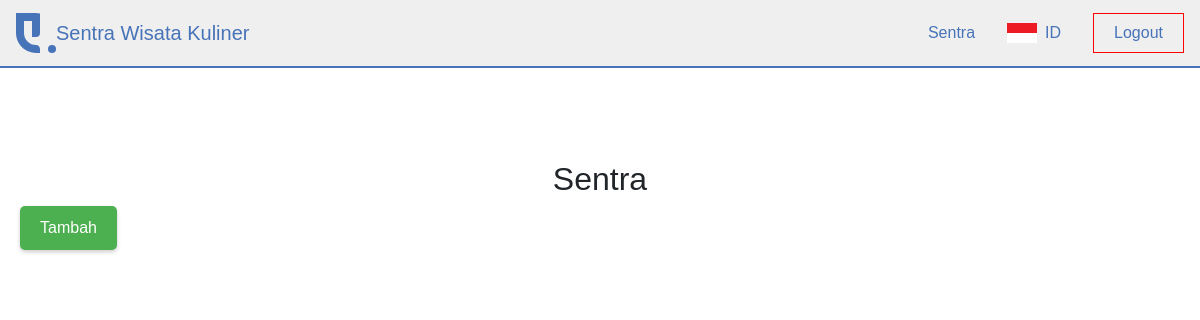
The app's page /index.php (signed in), older data.
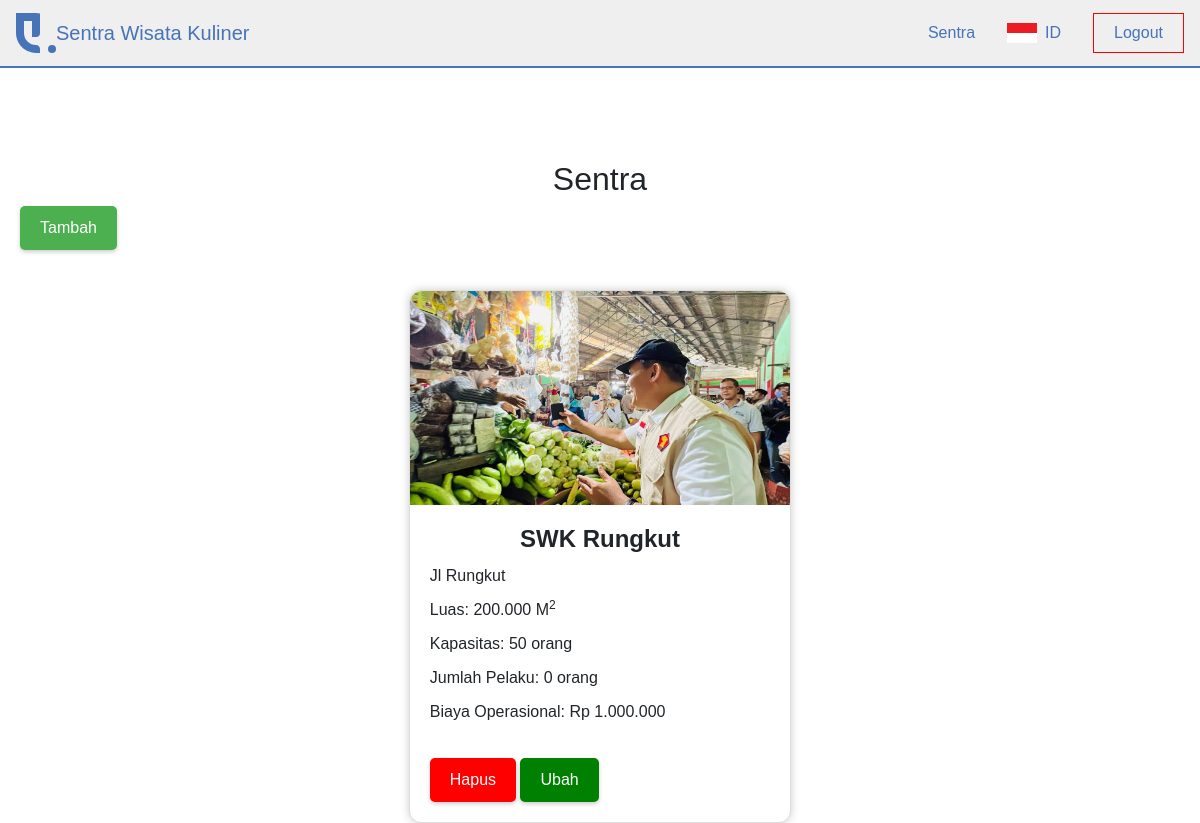
The same page, newer data.
### tables this page shows
CREATE TABLE `sentra` (
  `idsentra` bigint NOT NULL AUTO_INCREMENT,
  `nama_sentra` varchar(255) DEFAULT NULL COMMENT 'Nama Sentra',
  `alamat_sentra` varchar(255) DEFAULT NULL COMMENT 'Alamat Sentra',
  `kec_sentra` varchar(255) DEFAULT NULL COMMENT 'Kecamatan Sentra',
  `kel_sentra` varchar(255) DEFAULT NULL COMMENT 'Kelurahan Sentra',
  `luas_sentra` bigint DEFAULT NULL COMMENT 'Luas Sentra',
  `kapasitas_sentra` int DEFAULT NULL COMMENT 'Kapasitas Sentra ( berapa lapak )',
  `jml_pelaku_sentra` int DEFAULT NULL COMMENT 'Jumlah Penjual yang menyewa',
  `biaya_operasional_sentra` double DEFAULT NULL COMMENT 'Biaya sewa',
  `gambar` text COMMENT 'Gambar sentra',
  PRIMARY KEY (`idsentra`)
);

### DB.php (called while the page is built, shortened)
<?php
    class DB{
        private $host = "127.0.0.1";
        private $user = "root";
        private $password = "";
        private $database = "dbswk";
        private $koneksi;
        public function __construct()
        {
            $this->koneksi = $this->koneksiDB();
        }
        public function koneksiDB()
        {
            $koneksi = mysqli_connect($this->host,$this->user,$this->password,$this->database);
            return $koneksi;
        }
        public function getALL($sql)
        {
            $result = mysqli_query($this->koneksi, $sql);
            while ($row=mysqli_fetch_assoc($result)) {
                $data[]= $row;
            }
            if (!empty($data)) {
                return $data;
            }
        }
    }
?>

### home/admin.php (the view, shortened to what this page needs)
<nav class="navbar navbar-expand-sm navbar-dark position-fixed" style="background-color: #EFEFEF; color: #4773B8; z-index: 200; top: 0; left: 0; right: 0; ">
        <a class="navbar-brand d-flex align-items-center" href="#">
            <img src="assets/logo.svg" style="height: 40px;" alt="logo">
            <p class="mb-0 main-text">Sentra Wisata Kuliner</p>
        </a>
        <div class="collapse navbar-collapse" id="collapsibleNavId">
            <ul class="navbar-nav ml-auto mt-2 mt-lg-0">
                <li class="nav-item active align-self-center">
                    <a class="nav-link main-text" href="#">Sentra <span class="sr-only">(current)</span></a>
                </li>
                <li class="nav-item align-self-center d-flex align-items-center ml-4">
                    <img src="assets/icons/indonesia.svg" style="height: 20px;" alt="" srcset="">
                    <a class="nav-link main-text" href="#">ID</a>
                </li>
                <button class="btn btn-logout ml-4">Logout</button>
            </ul>
        </div>
    </nav>
<div class="kotak">
<h2>Sentra</h2>
<button class="add-button">Tambah</button>
<div class="kotak-card d-flex justify-content-center flex-wrap">
    <?php
    $data_SWK = $db->getALL("select * from sentra");
    foreach ($data_SWK as $key => $value):?>
        <div class="card">
            <img src="assets/img/<?php echo $value['gambar']?>" alt="Gambar" class="card-image">
            <div class="card-content">
                <h2 class="card-name"><?=$value['nama_sentra']?></h2>
                <p class="card-address"><?=$value['alamat_sentra']?></p>
                <p class="card-capacity">Luas: <?=number_format($value['luas_sentra'],0,",",".")?> M<sup>2</sup></p>
                <p class="card-capacity">Kapasitas: <?=$value['kapasitas_sentra']?> orang</p>
                <p class="card-operators">Jumlah Pelaku: <?=$value['jml_pelaku_sentra']?> orang</p>
                <p class="card-operational-cost">Biaya Operasional: Rp <?=number_format($value['biaya_operasional_sentra'],0,",",".")?></p>
                <br>
                <button value="<?=$value['idsentra']?>" id="delete_<?=$value['idsentra']?>" class="delete-button">Hapus</button>
                <button value="<?=$value['idsentra']?>" id="edit_<?=$value['idsentra']?>" class="edit-button">Ubah</button>
            </div>
        </div>
    <?php
    endforeach;
    ?>
</div>
</div>

### index.php (shortened to what this page needs)
<?php
    require_once "DB.php";
    $db = new DB;
    $query  = "Select * from user";
    $row = $db->getALL($query);
?>
<!DOCTYPE html>
<html lang="en">
<head>
    <link rel="stylesheet" href="assets/css/bootstrap.min.css">
    <link rel="stylesheet" href="assets/css/style.css">
</head>
<body>
    <div>
        <?php
            if (isset($_GET['f']) && isset($_GET['m'])) {
                $f=$_GET['f'];
                $m=$_GET['m'];
                $file = $f.'/'.$m.'.php';
                require_once $file;
            }else {
                if(isset($_SESSION['Role'])){
                    if ($_SESSION['Role'] == 1) {
                        require_once "home/admin.php";
                    }else if($_SESSION['Role'] == 2){
                        require_once "home/penjual.php";
                    }else {
                        require_once "home/home.php";
                    }
                }else{
                    require_once "home/home.php";
                }
            }
        ?>
    </div>
</body>
</html>

### assets/css/style.css (style rules this page uses)
* { font-family: Verdana, Geneva, Tahoma, sans-serif!important; }
.main-text { color: #4773B8!important; }
nav { border-bottom: #4773B8 2px solid; }

### home/admin.php (style rules this page uses)
.btn-logout { border: red 1px solid; border-radius: 0; color: #4773B8!important; padding: 5px 20px; transition: .3s; }
.card { margin: 0 20px; margin-top: 5vh; background-color: #fff; border: 1px solid #ddd; border-radius: 12px; box-shadow: 0 0 10px rgba(0, 0, 0, 0.2); }
.kotak { max-width: auto; margin: 0 auto; margin-top: 20vh; }
h2 { text-align: center; }
.card-image { width: 100%; height: 214px; border-radius: 12px 12px 0 0; object-fit: cover; }
.card-content { padding: 20px; }
.card-name { font-size: 24px; font-weight: bold; margin-bottom: 10px; }
.card-address,.card-capacity,.card-operators,.card-operational-cost { font-size: 16px; margin-bottom: 10px; }
.add-button { background-color: #4CAF50; margin-left: 20px; color: #fff; border: none; padding: 10px 20px; font-size: 16px; cursor: pointer; border-radius: 5px; box-shadow: 0 2px 4px rgba(0, 0, 0, 0.2); transition: all 0.3s ease-in-out; }
.delete-button { background-color: red !important; color: #fff; border: none; padding: 10px 20px; font-size: 16px; cursor: pointer; border-radius: 5px; box-shadow: 0 2px 4px rgba(0, 0, 0, 0.2); transition: all 0.3s ease-in-out; }
.edit-button { background-color: green !important; color: #fff; border: none; padding: 10px 20px; font-size: 16px; cursor: pointer; border-radius: 5px; box-shadow: 0 2px 4px rgba(0, 0, 0, 0.2); transition: all 0.3s ease-in-out; }

Row changes from the older to the newer data that the page shows:
added sentra: gambar (picture), nama_sentra "SWK Rungkut", alamat_sentra "Jl Rungkut", luas_sentra "200.000", kapasitas_sentra "50", jml_pelaku_sentra "0", biaya_operasional_sentra "1.000.000", $value['idsentra'] 1 (drawn)
